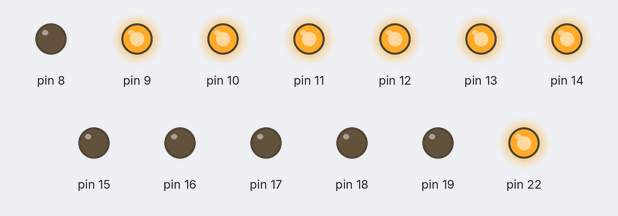
Simulated run of this sketch. Board: Arduino Uno, built with avr-gcc and run on an emulated ATmega328P. On the bench: output pins drawn as LEDs (lit = HIGH).

Above: at 0.5 s.
At 1.5 s:
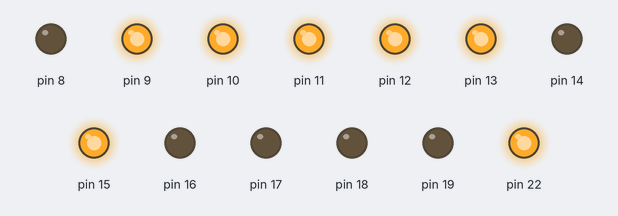
At 2.5 s:
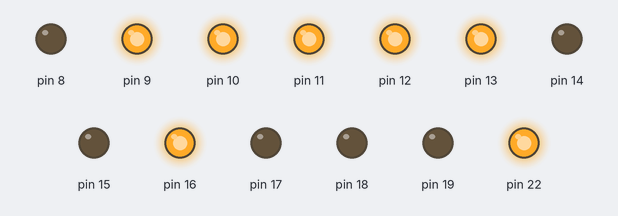
At 3.5 s:
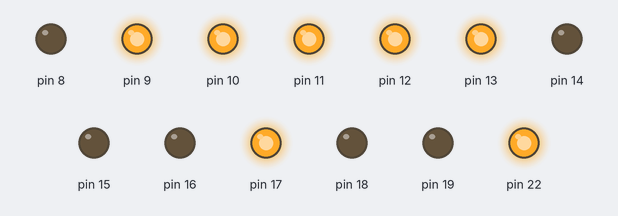
At 4.5 s:
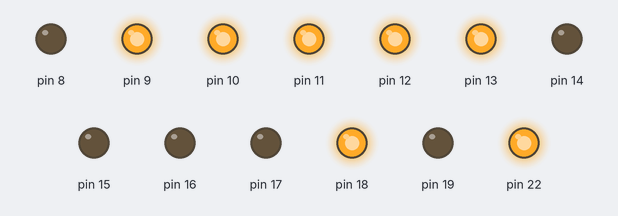
Timing chart, 0 to 5.8 s (numbered marks = the images above):
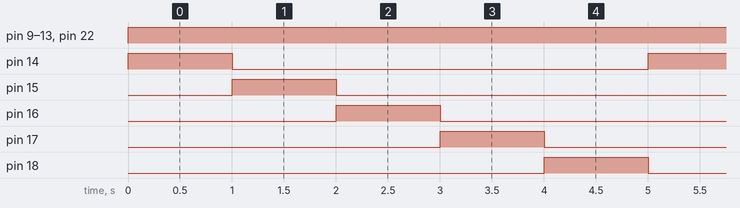

The sketch:

exp7_4.ino
```cpp
#include<avr/io.h>
#include<avr/interrupt.h>

int main(void)
{
  DDRB=0b1111111;
  DDRC=0b1111111;
  PORTB=0b11111111;
  PORTC=0b00000000;
  while(1)
  {
    PORTC=0b00000001;
    PORTB=0b11111110;
    _delay_ms(1000);
    PORTC=0b00000010;
    _delay_ms(1000);
    PORTC=0b00000100;
    _delay_ms(1000);
    PORTC=0b00001000;
    _delay_ms(1000);
    PORTC=0b00010000;
    _delay_ms(1000);
  }
}
```

Measured:
- by itself, pin 9–13, pin 22: LOW → HIGH at 0.00 s
- by itself, pin 14–18: alternates HIGH for 1.0 s and LOW for 4.0 s
- by itself, everything shown: repeats every 5.0 s, in 5 steps
